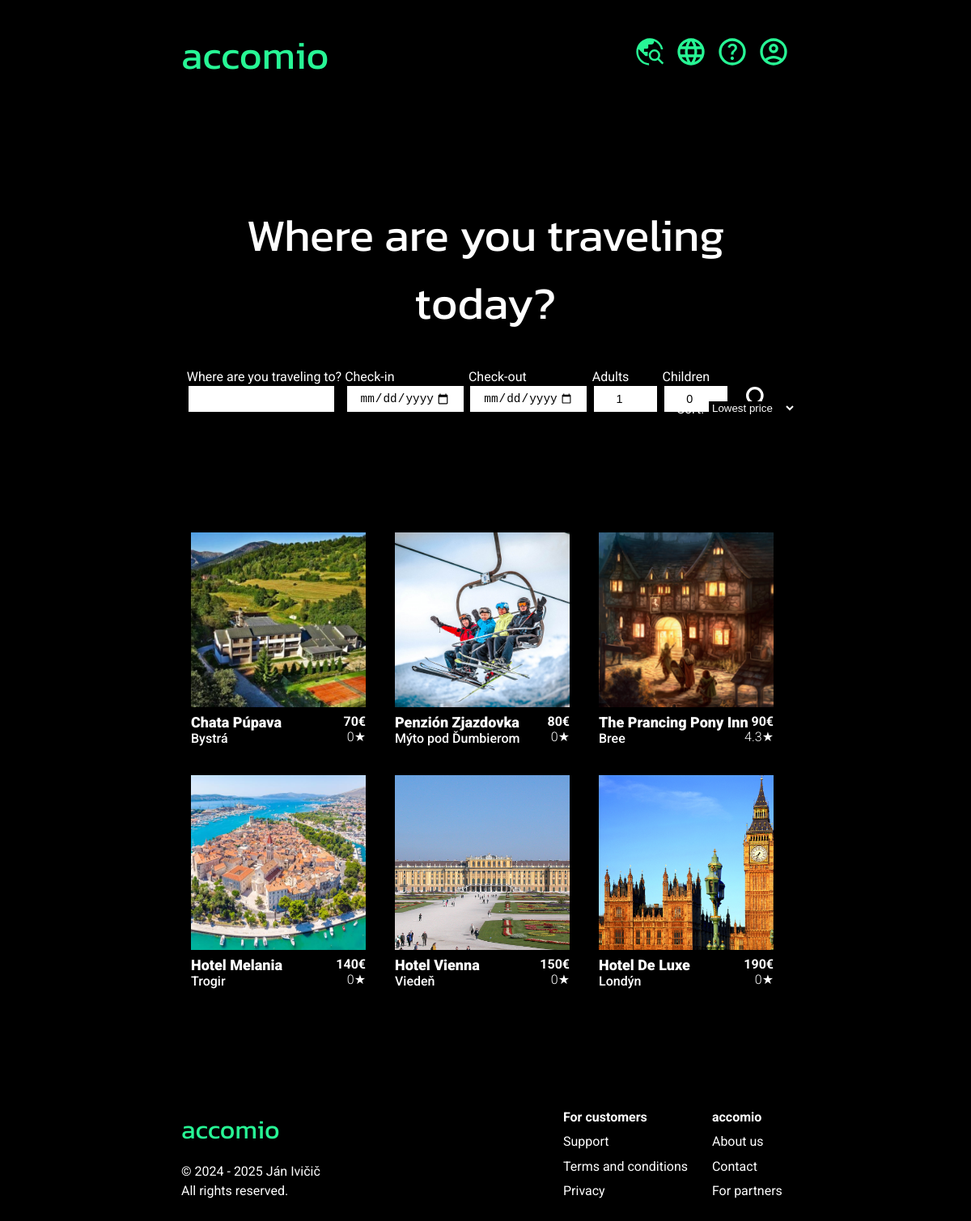
The page / on the database its author committed.
### tables this page shows
CREATE TABLE `translations` (
  `id` int(11) NOT NULL,
  `original` text NOT NULL,
  `lang` text NOT NULL,
  `new` text NOT NULL
);

### index.php (the view, shortened to what this page needs)
<?php
$servername = "localhost";
$username = "root";
$password = "";
$dbname = "accomio";
$conn = new mysqli($servername, $username, $password, $dbname);
if (isset($_GET['lang'])) {
    $lang = $_GET['lang'];
    if ($lang == "en" || $lang == "de" || $lang == "sk") {
        unset($_COOKIE['lang']);
        setcookie("lang", $lang, time() + (86400 * 30), "/");
    } else {
        $lang = "en";
        unset($_COOKIE['lang']);
        setcookie("lang", "en", time() + (86400 * 30), "/");
    };
} elseif (isset($_COOKIE['lang'])) {
    $lang = $_COOKIE['lang'];
} else {
    $lang = substr($_SERVER['HTTP_ACCEPT_LANGUAGE'], 0, 2);
};
function t($original) {
    global $lang;
    $sql_lang = "SELECT * FROM translations WHERE lang = '" . $lang . "' AND original = '" . $original . "'";
    global $conn;
    $s_lang = $conn->query($sql_lang);
    if ($s_lang->num_rows > 0) {
        $res_lang = $s_lang->fetch_assoc();
        return $res_lang['new'];
    } else {
        return $original;
    }
}
$sql = "SELECT * FROM hotels_info ORDER BY " . $_GET['sort'];
$selected = $conn->query($sql);
while($result = $selected->fetch_assoc()) {
    $sql_review = "SELECT * FROM hotels_reviews WHERE hotels_id = '" . $result['hotels_id'] . "'";
    $s_review = $conn->query($sql_review);
    };
?>
<!DOCTYPE html>
<html lang="<?php echo $lang; ?>">
    <head>
        <link rel='stylesheet' href='styles/basic.css'>
    </head>
    <body>
    <header>
            <div class="title" onclick="window.location.href ='/accomio'">accomio</div>
            <nav class="headerbtns">
                <a href="search" class="aimg"><div class="headerdiv" id="hi2">
                    <abbr class="headertext" id="ht2" title="<?php echo t("Vyhľadávanie");?>"><img src="styles/icons/search_world.svg" class="headerimgs"></abbr>
                </div></a>
                <a onclick="langbox()" class="aimg"><div class="headerdiv" id="hi1">
                    <abbr class="headertext" id="ht1" title="<?php echo t("Jazyk");?>"><img src="styles/icons/language.svg" class="headerimgs"></abbr>
                </div></a>
                <a href="help" class="aimg"><div class="headerdiv" id="hi2">
                    <abbr class="headertext" id="ht2" title="<?php echo t("Zákaznícka podpora");?>"><img src="styles/icons/help.svg" class="headerimgs"></abbr>
                </div></a>
                <a <?php if (isset($_SESSION["cd"])) {echo "onclick='userbox()'";} else {echo "href='login'";};?> class="aimg"><div class="headerdiv" id="hi2">
                    <abbr class="headertext" id="ht3" style="text-decoration: none; border-bottom: none;" title="<?php if (isset($_SESSION["cd"])) {echo t('Používateľ');} else {echo t('Prihláste sa/Registrujte sa');};?>"><img src="styles/icons/account.svg" class="headerimgs"></abbr>
                </div></a>
            </nav>
        </header>
        <div id="search" style="color:white;">
            <div class="welcometext"><?php echo t("Kam to dnes bude?");?></div>
            <form id="searchform" method="get" action="search">
                <div id="placediv" class="formdiv">
                <label for="place"><?php echo t("Kam cestujete?");?></label><br>
                <input list="placelist" class="searchinput" id="place" name="place" placeholder="" style="width: 15vw;" required>
                </div>
                <div id="datefromdiv" class="formdiv">
                    <label for="datefrom"><?php echo t("Príchod");?></label><br>
                    <input type="date" class="searchinput" id="datefrom" name="datefrom" oninput="dateto.min = this.value" min="<?php echo date("Y-m-d"); ?>" required>
                </div>
                <div id="datetodiv" class="formdiv">
                    <label for="dateto"><?php echo t("Odchod");?></label><br>
                    <input type="date" class="searchinput" id="dateto" name="dateto" oninput="datefrom.max = this.value" min="<?php echo date("Y-m-d"); ?>" required>
                </div>
                <div id="adultsdiv" class="formdiv">
                    <label for="adults"><?php echo t("Počet dospelých");?></label><br>
                    <input type="number" class="searchinput" id="adults" name="adults" value="1" min="1" max="20" style="width: 6.5vw; text-align: center;" required>
                </div>
                <div id="kidsdiv" class="formdiv">
                    <label for="kids"><?php echo t("Počet detí");?></label><br>
                    <input type="number" class="searchinput" id="kids" name="kids" value="0" min="0" max="10" style="width: 6.5vw; text-align: center;" required>
                </div>
                <div id="submitdiv" class="formdiv">
                    <label></label><br>
                    <input type="image" src="styles/icons/search_white.svg" id="submitimage" onmouseover="document.querySelector('#submitimage').src='styles/icons/search_black.svg'" onmouseout="document.querySelector('#submitimage').src='styles/icons/search_white.svg'">
                </div>
            </form>
        </div>
        <form id="sortform" method="get" action="" onsubmit="location.reload()">
            <div id="sortdiv" class="formdiv">
                <label for="sort" class="sortlabel" style="top: 62vh;"><?php echo t("Zoradiť");?>:</label><br>
                <select class="sortinput" id="sort" name="sort" onchange="document.querySelector('#sortform').submit()" style="top: 62vh;">
                    <option value="price ASC" <?php if ($_GET['sort'] == "price ASC") {echo "selected";} ?>><?php echo t("Najnižšia cena");?></option>
                </select>
            </div>
        </form>
        <div id="hotelslist"></div>
        <footer id="footer">
            <div class="footer-c1">
                <div class="title" style="font-size: 4vh;">accomio</div>
                <div class="copyright">&copy; 2024 - <?php echo date("Y"); ?> Ján Ivičič<br><?php echo t("Všetky práva vyhradené.");?></div>
            </div>
            <div class="footer-c2">
                <b><?php echo t("Pre zákazníkov");?></b><br>
                <a href="help"><?php echo t("Zákaznícka podpora");?></a><br>
                <a href="terms"><?php echo t("Všeobecné podmienky");?></a><br>
                <a href="privacy"><?php echo t("Ochrana súkromia");?></a>
            </div>
            <div class="footer-c3">
                <b>accomio</b><br>
                <a href="about"><?php echo t("O nás");?></a><br>
                <a href="contact"><?php echo t("Kontakt");?></a><br>
                <a href="partners"><?php echo t("Pre partnerov");?></a>
            </div>
        </footer>
    </body>
</html>

### styles/basic.css (style rules this page uses)
body { background-color: black; }
header { padding: 3vh 18vw 0vh 18vw; background-color: black; min-height: 6vh; }
.title { font-family: "Kanit", sans-serif; font-weight: 400; font-style: normal; font-size: 6vh; color: #27f695; text-align: left; }
.headerbtns { position: absolute; right: 0; top: 0; height: 5vh; display: inline-block; padding: 5.5vh 18vw 0vh 0vw; }
.headerimgs { height: 5vh; margin: 0 0.3vw 0 0.3vw; cursor: pointer; }
.headertext { font-family: "Kanit", sans-serif; font-weight: 400; font-style: normal; font-size: 2.5vh; color: white; padding-bottom: 1.25vh; vertical-align: bottom; display: inline-block; }
.headerdiv { display: inline; }
.aimg { text-decoration: none; }
#search { padding: 0vh 18vw 0vh 18vw; background-color: black; }
.welcometext { font-family: "Kanit", sans-serif; font-weight: 400; font-style: normal; font-size: 7vh; color: white; text-align: center; padding-top: 18vh; }
#searchform { margin-top: 3vh; display: flex; justify-content: center; align-items: center; }
.formdiv { display: inline-block; margin: 2px; font-family: "Roboto", sans-serif; font-weight: 400; font-style: normal; white-space: nowrap; overflow: visible; }
.searchinput { background-color: white; color: black; border: none; padding: 2vh 2vh; margin: 0.2vw; height: 3vh; width: 18vh; font-size: 1.8vh; }
#searchform input[type=image] { padding: 2px; margin: 10px; height: 5vh; }
.sortlabel { color: white; position: absolute; right: 27.5vw; top: 32vh; }
.sortinput { border: none; color: white; background-color: black; position: absolute; right: 18vw; top: 32vh; width: 9vw; }
#hotelslist { margin-top: 10vh; color: white; font-family: "Roboto", sans-serif; font-weight: 400; font-style: normal; }
#footer { color: white; font-family: "Roboto", sans-serif; font-weight: 400; font-style: normal; line-height: 1.9; margin-top: 15vh; margin-bottom: 10vh; white-space: nowrap; overflow: visible; }
#footer a { color: white; text-decoration: none; }
.footer-c1 { line-height: 1.5; width: 12vw; margin-left: 18vw; display: inline-block; }
.copyright { padding-top: 2vh; }
.footer-c2 { width: 10vw; margin-left: 27vw; display: inline-block; }
.footer-c3 { width: 10vw; margin-left: 5vw; display: inline-block; }

### rows shown on the page
translations: new "Where are you traveling today?"
translations: new "Where are you traveling to?"
translations: new "Check-in"
translations: new "Check-out"
translations: new "Adults"
translations: new "Children"
translations: new "Sort"
translations: sort "Lowest price"
translations: new "All rights reserved."
translations: new "For customers"
translations: new "Support"
translations: new "Terms and conditions"
translations: new "Privacy"
translations: new "About us"
translations: new "Contact"
translations: new "For partners"
